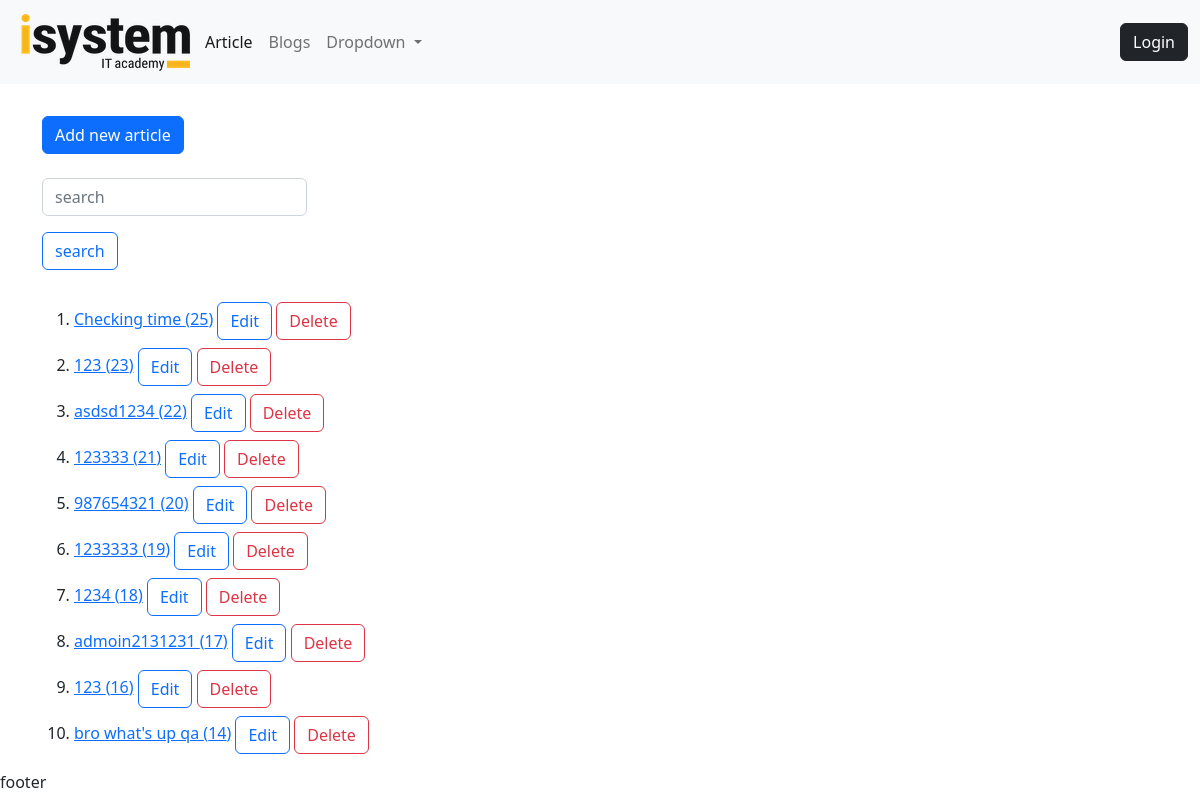
The app's page /article/ with its own data.
### article/models.py (models this page shows, shortened)
class Article(models.Model):
    title = models.CharField(max_length=221, db_index=True)
    slug = models.SlugField(unique=True, null=True, blank=True)
    image = models.ImageField(upload_to='articles', null=True, blank=True, help_text='2MB is limit')
    content = models.TextField()
    is_deleted = models.BooleanField(default=False)
    modified_date = models.DateTimeField(auto_now=True, null=True)
    created_date = models.DateTimeField(auto_now_add=True, null=True)

### article/views.py (the view)
# urls.py: path('article/', index, name='list'),
def index(request):
    articles = Article.objects.filter(is_deleted__exact=False).order_by('-id')
    q = request.GET.get('q')
    if q:
        articles = articles.filter(title__icontains=q)
    return render(request, 'article/index.html', {'object_list': articles})

### templates/article/index.html
{%extends 'base.html'%}
{%load static%}
{%block content%}
<div class="pt-3">
    <a href="{%url 'articles:create'%}">
        <button class="btn btn-primary">Add new article</button>
    </a>
</div>
<div class="search-div pt-4">
<div>
    <form action="{%url 'articles:list'%}" class="search-form">
        <div class="row">
            <div class="col-md-4">
                <div class="row g-3 align-items-center">
                    <div class="col-auto">
                        <input class="form-control me-2" type="search" name="q" placeholder="search" autocomplete="off">
                    </div>
                    <div class="col-auto">
                        <input type="submit" value="search" class="btn btn-outline-primary">
                    </div>
                </div>
            </div>
        </div>
    </form>
</div>
</div>
<ol class="pt-4">
    {%for object in object_list%}
        <li class="pt-2">
            <a href="{%url 'articles:detail' object.slug%}">{{object.title}} ({{object.id}})</a>
            <a href="{%url 'articles:edit' object.slug%}"><button class="btn btn-outline-primary">Edit</button></a>
            <a href="{%url 'articles:delete' object.slug%}"><button class="btn btn-outline-danger">Delete</button></a>
        </li>
    {%endfor%}
</ol>
{%endblock%}

### templates/base.html (shortened to what this page needs)
{%load static%}
<!DOCTYPE html>
<html lang="en">
<head>
    <link href="https://cdn.jsdelivr.net/npm/bootstrap@5.2.3/dist/css/bootstrap.min.css" rel="stylesheet">
    <link rel="stylesheet" href="{%static 'css/index.css'%}">
</head>
<body>
{%include 'nav.html'%}
<div class="container pt-3">
    {%block content%}
    {%endblock%}
</div>
{%include 'footer.html'%}
</body>
</html>

### templates/nav.html (shortened to what this page needs)
{%load static%}
<nav class="navbar navbar-expand-lg bg-light">
  <div class="container-fluid">
    <a href="{%url 'articles:list'%}">
        <img src="{%static 'image/logo.png'%}" alt="">
    </a>
    <div class="collapse navbar-collapse" id="navbarNavAltMarkup">
      <div class="navbar-nav">
        <a class="nav-link active" href="{%url 'articles:list'%}">Article</a>
        <a class="nav-link" href="{%url 'blogs:list'%}">Blogs</a>
        <li class="nav-item dropdown">
          <a class="nav-link dropdown-toggle" href="#" role="button" data-bs-toggle="dropdown" aria-expanded="false">
            Dropdown
          </a>
        </li>
      </div>
    </div>
    <div class="profile">
      {%if request.user.is_authenticated%}
        <span>{{request.user}}</span>
        <span><a href="{%url 'account:logout'%}"><button class="btn btn-dark">Logout</button></a></span>
      {%else%}
        <span><a href="{%url 'account:login'%}"><button class="btn btn-dark">Login</button></a></span>
      {%endif%}
    </div>
  </div>
</nav>

### templates/footer.html
<div>
    footer
</div>

### records on screen
Article: title "Checking time", id "25"
Article: title "123", id "23"
Article: title "asdsd1234", id "22"
Article: title "123333", id "21"
Article: title "987654321", id "20"
Article: title "1233333", id "19"
Article: title "1234", id "18"
Article: title "admoin2131231", id "17"
Article: title "123", id "16"
Article: title "bro what's up qa", id "14"
